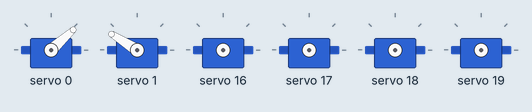
This sketch was run on a simulated Arduino Uno, built with avr-gcc and run on an emulated ATmega328P. On the bench: 6 × servo.

Above: at 0.05 s.
At 2.05 s:
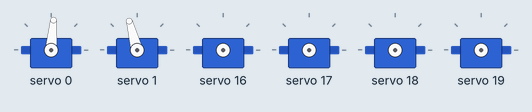
At 4.15 s:
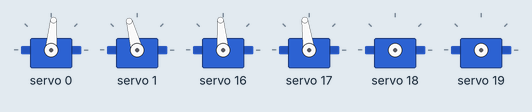
At 8.25 s:
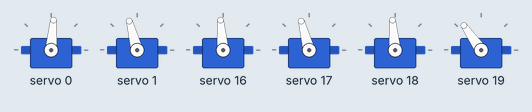
At 12.95 s:
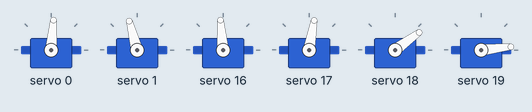
At 16.55 s:
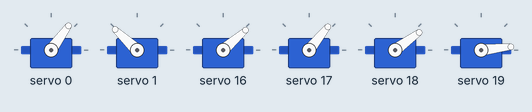
Timing chart, 0 to 23.1 s (numbered marks = the images above):
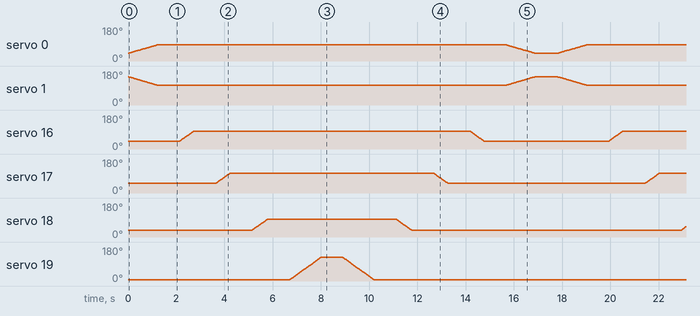

The sketch:

soulder_elbow_wrist1_wrist2_endeffector_test.ino
```cpp
#include <Wire.h>
#include <Adafruit_PWMServoDriver.h>

// Two PCA boards
Adafruit_PWMServoDriver pca1 = Adafruit_PWMServoDriver(0x40);  // Shoulder PCA
Adafruit_PWMServoDriver pca2 = Adafruit_PWMServoDriver(0x41);  // Elbow + Wrist + End-Effector PCA

#define SERVOMIN  150
#define SERVOMAX  600

void setup() {
  Serial.begin(9600);

  pca1.begin();
  pca1.setPWMFreq(60);

  pca2.begin();
  pca2.setPWMFreq(60);
}

// Converts degrees to PWM pulse count
uint16_t angleToPulse(int angle) {
  return map(angle, 0, 180, SERVOMIN, SERVOMAX);
}

// Moves shoulder servos on pca1 (channels 0 and 1)
void moveShoulderRange(int startAngle, int endAngle, int stepDelay) {
  if (startAngle < endAngle) {
    for (int angle = startAngle; angle <= endAngle; angle++) {
      uint16_t pulse = angleToPulse(angle);
      uint16_t reversePulse = SERVOMAX + SERVOMIN - pulse;

      pca1.setPWM(0, 0, pulse);
      pca1.setPWM(1, 0, reversePulse);

      delay(stepDelay);
    }
  } else {
    for (int angle = startAngle; angle >= endAngle; angle--) {
      uint16_t pulse = angleToPulse(angle);
      uint16_t reversePulse = SERVOMAX + SERVOMIN - pulse;

      pca1.setPWM(0, 0, pulse);
      pca1.setPWM(1, 0, reversePulse);

      delay(stepDelay);
    }
  }
}

// Moves elbow servo on pca2 (channel 0)
void moveElbowRange(int startAngle, int endAngle, int stepDelay) {
  if (startAngle < endAngle) {
    for (int angle = startAngle; angle <= endAngle; angle++) {
      uint16_t pulse = angleToPulse(angle);
      pca2.setPWM(0, 0, pulse);
      delay(stepDelay);
    }
  } else {
    for (int angle = startAngle; angle >= endAngle; angle--) {
      uint16_t pulse = angleToPulse(angle);
      pca2.setPWM(0, 0, pulse);
      delay(stepDelay);
    }
  }
}

// Moves wrist1 servo on pca2 (channel 1)
void moveWrist1Range(int startAngle, int endAngle, int stepDelay) {
  if (startAngle < endAngle) {
    for (int angle = startAngle; angle <= endAngle; angle++) {
      uint16_t pulse = angleToPulse(angle);
      pca2.setPWM(1, 0, pulse);
      delay(stepDelay);
    }
  } else {
    for (int angle = startAngle; angle >= endAngle; angle--) {
      uint16_t pulse = angleToPulse(angle);
      pca2.setPWM(1, 0, pulse);
      delay(stepDelay);
    }
  }
}

// Moves wrist2 servo on pca2 (channel 2)
void moveWrist2Range(int startAngle, int endAngle, int stepDelay) {
  if (startAngle < endAngle) {
    for (int angle = startAngle; angle <= endAngle; angle++) {
      uint16_t pulse = angleToPulse(angle);
      pca2.setPWM(2, 0, pulse);
      delay(stepDelay);
    }
  } else {
    for (int angle = startAngle; angle >= endAngle; angle--) {
      uint16_t pulse = angleToPulse(angle);
      pca2.setPWM(2, 0, pulse);
      delay(stepDelay);
    }
  }
}

// Moves end-effector servo on pca2 (channel 3)
void moveEndEffectorRange(int startAngle, int endAngle, int stepDelay) {
  if (startAngle < endAngle) {
    for (int angle = startAngle; angle <= endAngle; angle++) {
      uint16_t pulse = angleToPulse(angle);
      pca2.setPWM(3, 0, pulse);
      delay(stepDelay);
    }
  } else {
    for (int angle = startAngle; angle >= endAngle; angle--) {
      uint16_t pulse = angleToPulse(angle);
      pca2.setPWM(3, 0, pulse);
      delay(stepDelay);
    }
  }
}

void loop() {
  moveShoulderRange(35, 80, 25);
  delay(900);

  moveElbowRange(35, 90, 10);
  delay(900);

  moveWrist1Range(45, 100, 10);
  delay(900);

  moveWrist2Range(30, 90, 10);
  delay(900);

  moveEndEffectorRange(0, 120, 10);  // Open gripper (or rotate tool)
  delay(900);

  moveEndEffectorRange(120, 0, 10);  // Close gripper (or rotate tool back)
  delay(900);

  moveWrist2Range(90, 30, 10);
  delay(900);

  moveWrist1Range(100, 45, 10);
  delay(900);

  moveElbowRange(90, 35, 10);
  delay(900);

  moveShoulderRange(80, 35, 25);
  delay(900);
}
```
